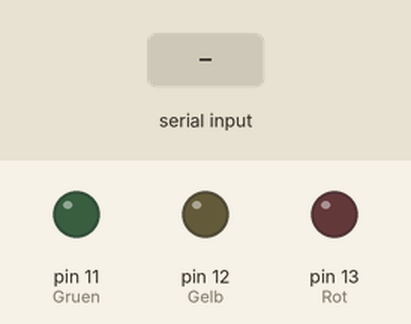
Recording of a sketch running on a simulated Arduino Uno, built with avr-gcc and run on an emulated ATmega328P. Parts: output pins drawn as LEDs (lit = HIGH). The inputs (shaded band) are chosen by the test bench. What the sketch prints to the serial monitor is not drawn.

Above: at 1.2 s.
1.3 s: "1" received over the second serial link
At 2.0 s:
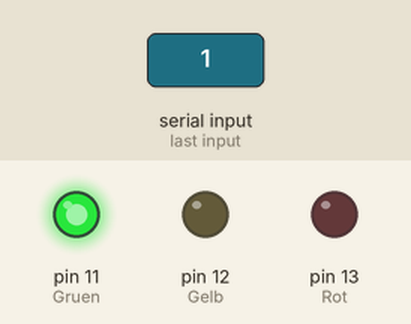
At 13.1 s:
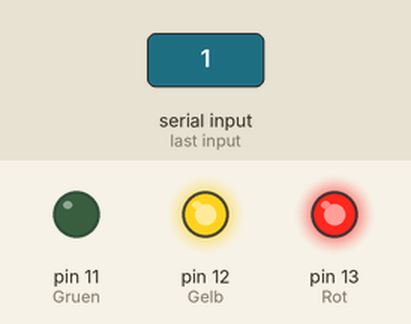
Timing chart, 0 to 14.3 s (numbered marks = the images above; inputs shaded):
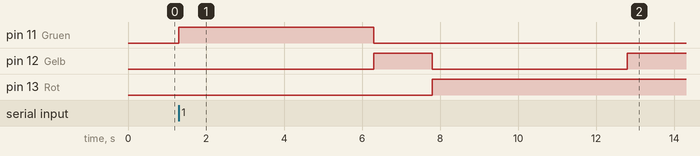

The sketch:

3Ampel-S.E.-30.09.ino
```cpp
  #include <SoftwareSerial.h>

  SoftwareSerial link (2, 3);

  int Rot = 13;
  int Gelb = 12;
  int Gruen = 11;
  int data = 0;

  char cString[20];
  byte chPos = 0;
  byte ch = 0;
  char dataStr[6];


void setup() {

  Serial.begin(9600);
  link.begin(9600);
  pinMode(Rot, OUTPUT);
  pinMode(Gelb, OUTPUT);
  pinMode(Gruen, OUTPUT);

}


void changeLights(){


// Grüne Phase
   digitalWrite(Gruen, HIGH);
   digitalWrite(Gelb, LOW);
   digitalWrite(Rot, LOW);
   delay(5000);


// Gelbe Phase
   digitalWrite(Gruen, LOW);
   digitalWrite(Gelb, HIGH);
   digitalWrite(Rot, LOW);
   delay(1500);


// Rote Phase

   digitalWrite(Gruen, LOW);
   digitalWrite(Gelb, LOW);
   digitalWrite(Rot, HIGH);
   delay(5000);


// Rot-Gelbe Phase

   digitalWrite(Gruen, LOW);
   digitalWrite(Gelb, HIGH);
   digitalWrite(Rot, HIGH);
   delay(100);


}


void loop() {


   if (link.available() > 0) {

  data = Serial.read();
  Serial.println((char)data);
  changeLights();
  delay (0.001);

   }


  while (link.available())

   {
     ch = link.read();
     cString[chPos] = ch;
     chPos++;
     cString[chPos] = 0; //terminate cString
     chPos = 0;

   Serial.print(cString);

   }

  }
```

Measured:
- after the input at 1.3 s, pin 11 (Gruen): LOW → HIGH at once, → LOW 5.0 s later; pin 12 (Gelb): LOW → HIGH after 5.0 s, → LOW 1.5 s later, → HIGH 5.0 s later; pin 13 (Rot): LOW → HIGH after 6.5 s
